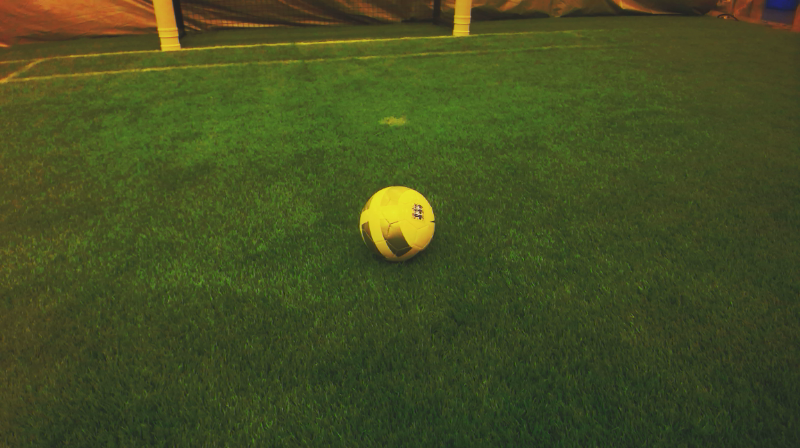
#> input picture data/log3/004-rgb.png, 800 x 448 px, found by its file name
$ python create_mask.py
#> lines starting #> are read from the running program, lines starting #| are printed output that depends on the picture
import cv2
import numpy as np
import os

def create_mask(image_name):

#> called with image_name = '004-rgb.png'
    def choosePoints(event, x, y, flags, param):
        if event == cv2.EVENT_LBUTTONDOWN:
            cv2.circle(image, (x, y), 5, (255,0,0), -1)
            print(f'{x}, {y}')
            points.append((x,y))

    points = []
    image = cv2.imread('./data/log1/' + image_name, cv2.IMREAD_GRAYSCALE)
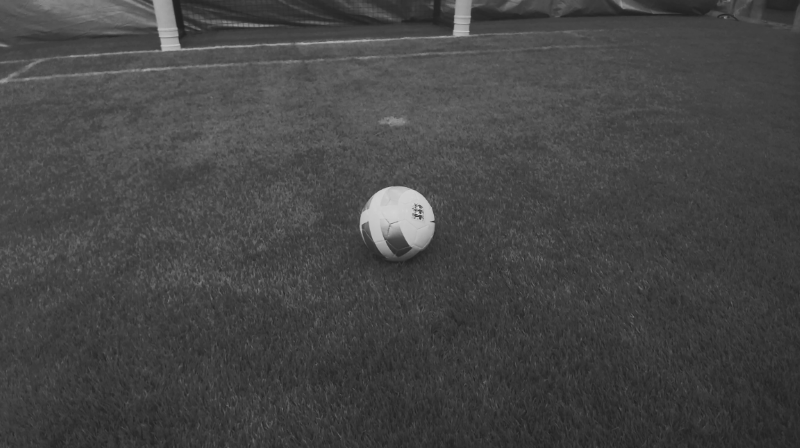
#> image: shape (448, 800); min 32, max 219, mean 69.4
    cv2.imshow('image', image)
    cv2.setMouseCallback('image', choosePoints)
    cv2.imshow('image', image)
    cv2.waitKey(0)
    cv2.destroyAllWindows()
    print(points)
    # create mask
    mask = np.zeros(image.shape, dtype=np.uint8)
#> (the run stopped early here; a loop or call above may not have finished)
